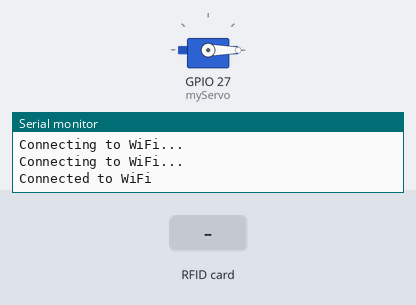
This sketch was run on a simulated ESP32. On the bench: servo, the last lines printed to the serial monitor. Inputs (shaded band) come from the test bench. WiFi joins after 1.5 s; servers stay silent unless stated.

Above: at 3.2 s.
3.3 s: RFID card 05 76 A4 89 held to the reader
At 4.2 s:
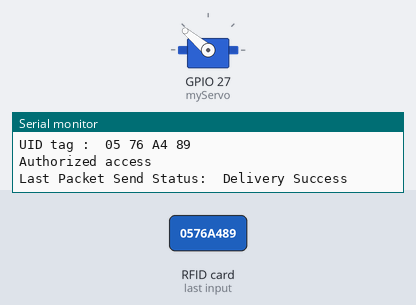
Timing chart, 0 to 10.3 s (numbered marks = the images above; inputs shaded):
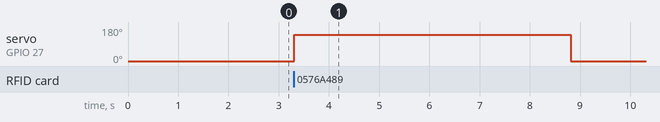

Measured:
- after the input at 3.3 s, servo on GPIO 27 (myServo): 0° → 140° at once, → 0° 5.5 s later

The sketch:

Gate.ino
```cpp
#include <WiFi.h>
#include <SPI.h>
#include <MFRC522.h>
#include <ESP32Servo.h>
#include <esp_now.h>

// RFID Pins
#define BOARD_ID 2
#define SS_PIN 5
#define RST_PIN 22
MFRC522 mfrc522(SS_PIN, RST_PIN);   // Create MFRC522 instance
Servo myServo;                      // Define servo

// Wi-Fi credentials
constexpr char WIFI_SSID[] = "Pixx";
constexpr char WIFI_PASSWORD[] = "44440000";

// MAC Address of the receiver
uint8_t broadcastAddress[] = {0xcc, 0x7b, 0x5c, 0x28, 0x95, 0x2c};

// Structure to send data
typedef struct struct_message2 {
    int id;
    char gateStatus[6];
    int readingId;
} struct_message2;

esp_now_peer_info_t peerInfo;

// Create a struct_message2 instance
struct_message2 myData2;

int readingId = 0;

// Callback when data is sent
void OnDataSent(const uint8_t *mac_addr, esp_now_send_status_t status) {
    Serial.print("\r\nLast Packet Send Status:\t");
    Serial.println(status == ESP_NOW_SEND_SUCCESS ? "Delivery Success" : "Delivery Fail");
}

void setup() {
    Serial.begin(115200);           // Start serial communication
    SPI.begin();                    // Start SPI bus
    mfrc522.PCD_Init();             // Initialize RFID module
    myServo.attach(27);             // Attach servo
    myServo.write(0);              // Servo start position

    Serial.println("Put your card to the reader...");

    // Initialize Wi-Fi and ESP-NOW
    WiFi.begin(WIFI_SSID, WIFI_PASSWORD);
    while (WiFi.status() != WL_CONNECTED) {
        delay(1000);
        Serial.println("Connecting to WiFi...");
    }
    Serial.println("Connected to WiFi");

    if (esp_now_init() != ESP_OK) {
        Serial.println("Error initializing ESP-NOW");
        return;
    }

    esp_now_register_send_cb(OnDataSent);
    memcpy(peerInfo.peer_addr, broadcastAddress, 6);
    peerInfo.encrypt = false;

    if (esp_now_add_peer(&peerInfo) != ESP_OK) {
        Serial.println("Failed to add peer");
        return;
    }
}

void loop() {
    // Look for new cards
    if (!mfrc522.PICC_IsNewCardPresent()) {
        return;
    }

    // Select one of the cards
    if (!mfrc522.PICC_ReadCardSerial()) {
        return;
    }

    // Show UID on serial monitor
    Serial.print("UID tag : ");
    String content = "";
    for (byte i = 0; i < mfrc522.uid.size; i++) {
        Serial.print(mfrc522.uid.uidByte[i] < 0x10 ? " 0" : " ");
        Serial.print(mfrc522.uid.uidByte[i], HEX);
        content.concat(String(mfrc522.uid.uidByte[i] < 0x10 ? " 0" : " "));
        content.concat(String(mfrc522.uid.uidByte[i], HEX));
    }
    Serial.println();
    content.toUpperCase();

    // Check for authorized UID
    if (content.substring(1) == "05 76 A4 89") { // Replace with your authorized UID
        Serial.println("Authorized access");
        myServo.write(140);  // Open gate
        delay(500);

        // Set and send "open" status
        strcpy(myData2.gateStatus, "Open");
        myData2.id = BOARD_ID;
        myData2.readingId = readingId++;
        esp_now_send(broadcastAddress, (uint8_t *)&myData2, sizeof(myData2));

        delay(5000);          // Keep gate open for 5 seconds
        myServo.write(0);     // Close gate

        // Set and send "close" status
        strcpy(myData2.gateStatus, "Closed");
        myData2.id = BOARD_ID;
        myData2.readingId = readingId++;
        esp_now_send(broadcastAddress, (uint8_t *)&myData2, sizeof(myData2));
    } else {
        Serial.println("Access denied");

        // Set and send "close" status
        strcpy(myData2.gateStatus, "Closed");
        myData2.id = BOARD_ID;
        myData2.readingId = readingId++;
        esp_now_send(broadcastAddress, (uint8_t *)&myData2, sizeof(myData2));
    }
}
```
